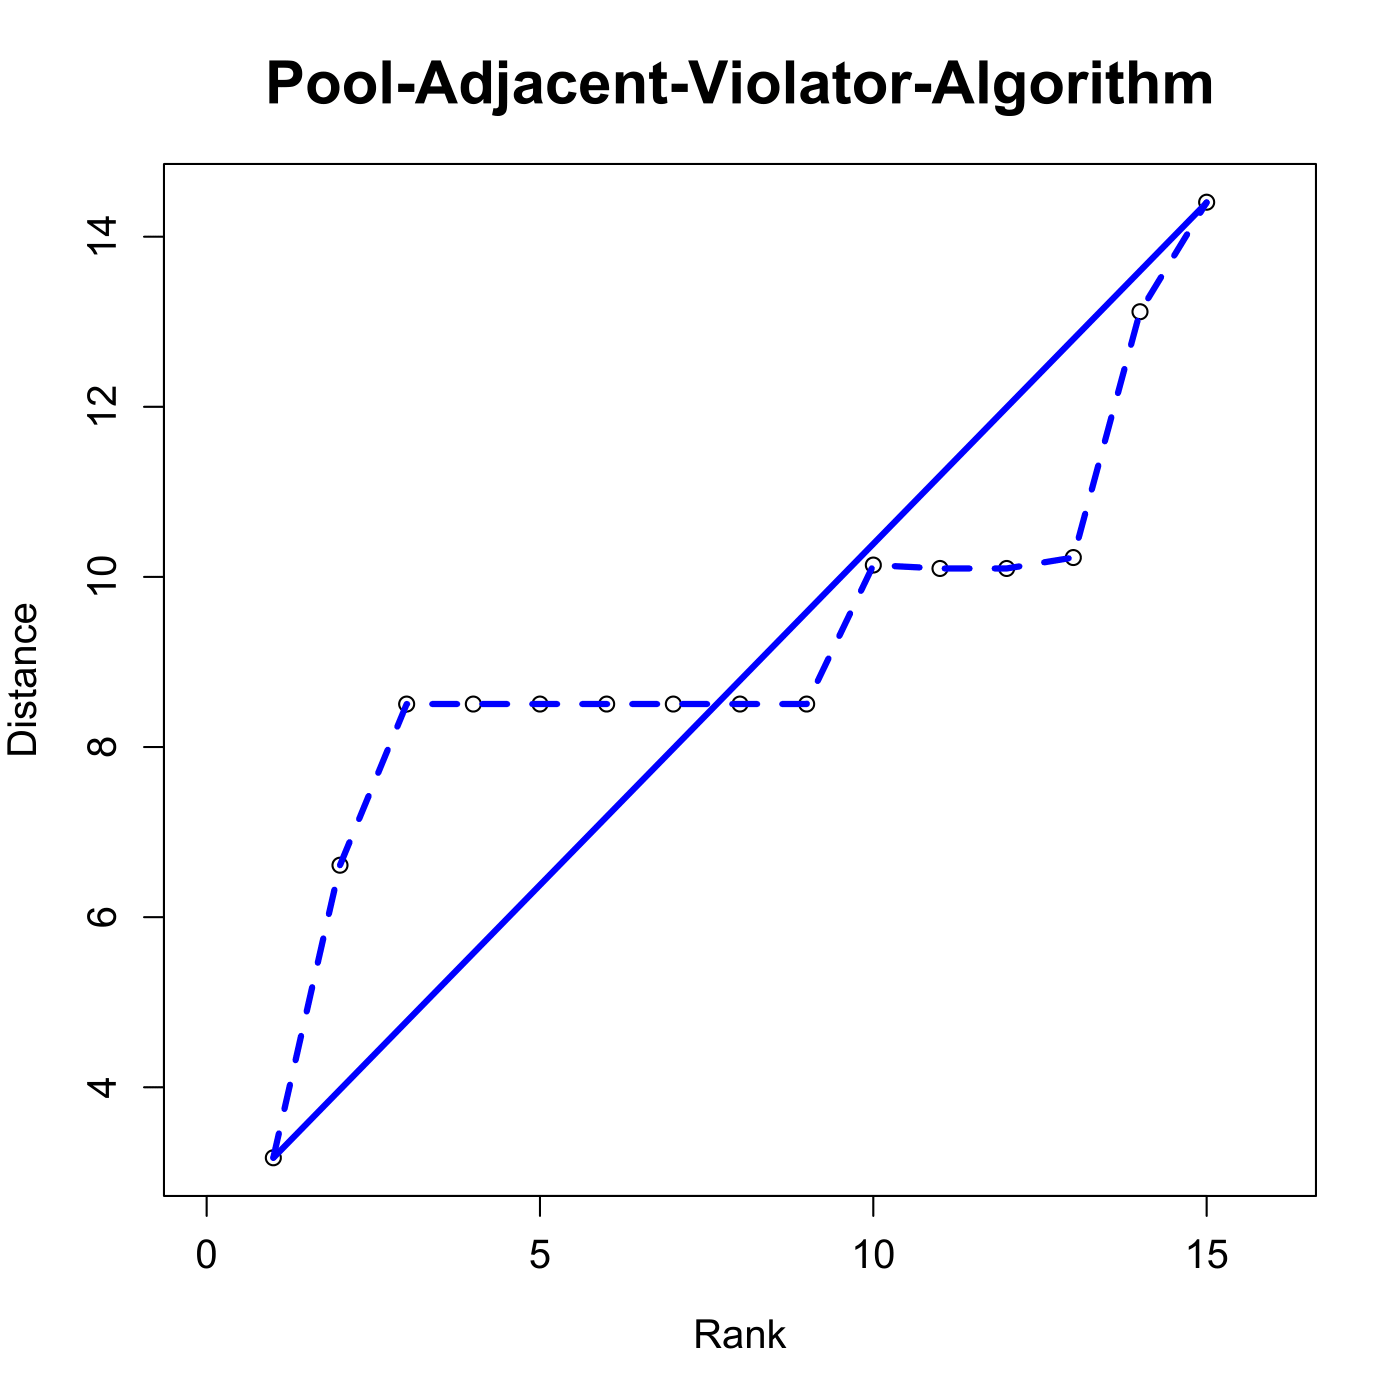

Write R code to recreate this figure.

# clear all variables
rm(list = ls(all = TRUE))
graphics.off()

ber = c(0, 2, 4, 12, 11, 3)
dre = c(2, 0, 6, 10, 7, 5)
ham = c(4, 6, 0, 8, 15, 1)
kob = c(12, 10, 8, 0, 9, 13)
mue = c(11, 7, 15, 9, 0, 14)
ros = c(3, 5, 1, 13, 14, 0)

dist = rbind(ber, dre, ham, kob, mue, ros)

# a,b,h,i are matrices
a = (dist^2) * (-0.5)
i = diag(6)
u = rep(1, 6)
h = i - (1/6 * (u %*% t(u)))
b = h %*% a %*% h           # Determine the inner product matrix
e = eigen(b)

g1  = cbind(e$vectors[, 1], e$vectors[, 2])
g2  = diag(e$values[1:2])
x   = g1 %*% (g2^0.5)       # Determine the coordinate matrix

# Determine the dissimilarities
d12 = ((x[1, 1] - x[2, 1])^2 + (x[1, 2] - x[2, 2])^2)^0.5
d13 = ((x[1, 1] - x[3, 1])^2 + (x[1, 2] - x[3, 2])^2)^0.5
d14 = ((x[1, 1] - x[4, 1])^2 + (x[1, 2] - x[4, 2])^2)^0.5
d15 = ((x[1, 1] - x[5, 1])^2 + (x[1, 2] - x[5, 2])^2)^0.5
d16 = ((x[1, 1] - x[6, 1])^2 + (x[1, 2] - x[6, 2])^2)^0.5

d23 = ((x[2, 1] - x[3, 1])^2 + (x[2, 2] - x[3, 2])^2)^0.5
d24 = ((x[2, 1] - x[4, 1])^2 + (x[2, 2] - x[4, 2])^2)^0.5
d25 = ((x[2, 1] - x[5, 1])^2 + (x[2, 2] - x[5, 2])^2)^0.5
d26 = ((x[2, 1] - x[6, 1])^2 + (x[2, 2] - x[6, 2])^2)^0.5

d34 = ((x[3, 1] - x[4, 1])^2 + (x[3, 2] - x[4, 2])^2)^0.5
d35 = ((x[3, 1] - x[5, 1])^2 + (x[3, 2] - x[5, 2])^2)^0.5
d36 = ((x[3, 1] - x[6, 1])^2 + (x[3, 2] - x[6, 2])^2)^0.5

d45 = ((x[4, 1] - x[5, 1])^2 + (x[4, 2] - x[5, 2])^2)^0.5
d46 = ((x[4, 1] - x[6, 1])^2 + (x[4, 2] - x[6, 2])^2)^0.5

d56 = ((x[5, 1] - x[6, 1])^2 + (x[5, 2] - x[6, 2])^2)^0.5

d14 = (d14 + d15)/2
d15 = d14
d16 = (d14 + d15 + d16 + d23 + d24 + d25 + d26)/7
d14 = d16
d15 = d16
d23 = d16
d24 = d16
d25 = d16
d26 = d16
d35 = (d35 + d36)/2
d36 = d35

dd = rbind(c(0, d12, d13, d14, d15, d16), c(d12, 0, d23, d24, d25, d26), c(d13, 
    d23, 0, d34, d35, d36), c(d14, d24, d34, 0, d45, d46), c(d15, d25, d35, d45, 
    0, d56), c(d16, d26, d36, d46, d56, 0))

f = cbind(c(1:15), c(d12, d13, d14, d15, d16, d23, d24, d25, d26, d34, d35, d36, 
    d45, d46, d56))

l = cbind(c(15, 1), c(14.4, 3.17))

# Plot
plot(f, xlim = c(0, 16), xlab = "Rank", ylab = "Distance", main = "Pool-Adjacent-Violator-Algorithm", 
    cex.axis = 1.2, cex.lab = 1.2, cex.main = 1.8)
lines(f, lty = 2, lwd = 3, col = "blue")
segments(l[1, 1], l[1, 2], l[2, 1], l[2, 2], lwd = 3, col = "blue") 
